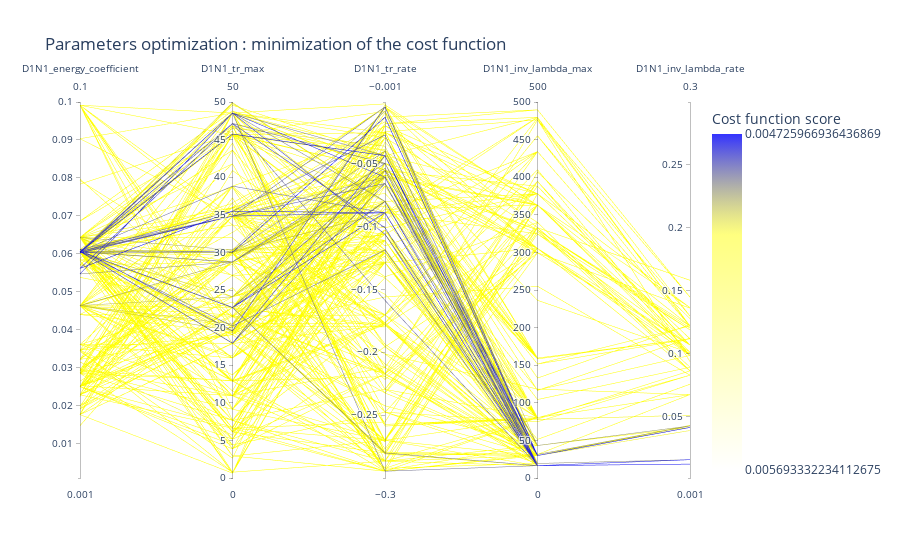

The code cell stored with this chart in its notebook:
### Code cell
viewer.parallel_coordinates(500, unselected_opacity=0)

### Figure 1 — Plotly figure (JSON) as saved in the notebook; plotly's stock layout.template omitted (floating-point values rounded to 4 significant figures; data arrays with more than 128 entries replaced by an {"elided": "..."} marker saying what was removed)
{"data": [{"dimensions": [{"label": "D1N1_energy_coefficient", "range": [0.001, 0.1], "values": {"elided": "500 float values"}}, {"label": "D1N1_tr_max", "range": [0, 50], "values": {"elided": "500 float values"}}, {"label": "D1N1_tr_rate", "range": [-0.3, -0.001], "values": {"elided": "500 float values"}}, {"label": "D1N1_inv_lambda_max", "range": [0, 500], "values": {"elided": "500 float values"}}, {"label": "D1N1_inv_lambda_rate", "range": [0.001, 0.3], "values": {"elided": "500 float values"}}], "line": {"color": {"elided": "500 float values"}, "colorbar": {"tickmode": "array", "ticktext": [0.004726, 0.005693], "tickvals": [-0.004726, -0.005693], "title": {"text": "Cost function score"}}, "colorscale": [[0, "rgba(0, 0, 255, 0.8)"], [0.3, "rgba(255,255,0,0.5)"], [1, "rgba(255,255,0,0.0)"]], "reversescale": true, "showscale": true}, "type": "parcoords", "unselected": {"line": {"opacity": 0}}}], "layout": {"coloraxis": {"colorbar": {"title": {"text": "Fitness"}}}, "title": {"text": "Parameters optimization : minimization of the cost function"}}}
